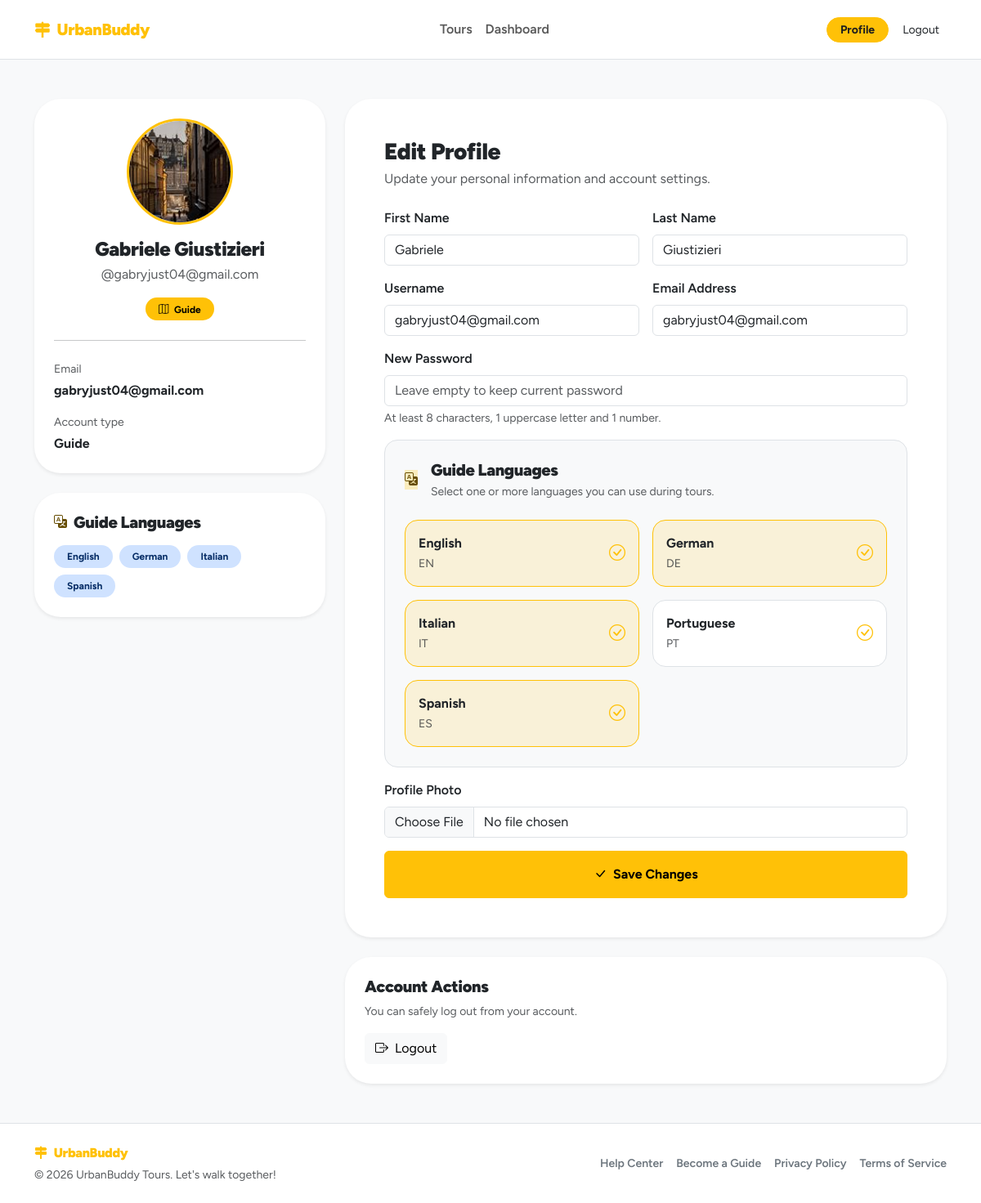
Screenshot of /profile (signed in) with the database file from the repository.
### tables this page shows
CREATE TABLE "users" (
	"id"	TEXT,
	"email"	TEXT NOT NULL UNIQUE,
	"password_hash"	TEXT NOT NULL,
	"first_name"	TEXT NOT NULL,
	"last_name"	TEXT NOT NULL,
	"username"	TEXT NOT NULL,
	"role"	BLOB NOT NULL CHECK("role" IN ('guide', 'participant', 'admin')),
	"created_at"	TEXT DEFAULT CURRENT_TIMESTAMP,
	"updated_at"	TEXT DEFAULT CURRENT_TIMESTAMP,
	"profile_photo"	TEXT,
	PRIMARY KEY("id")
);

CREATE TABLE "languages" (
	"id"	INTEGER,
	"name"	TEXT NOT NULL UNIQUE,
	"created_at"	TEXT DEFAULT CURRENT_TIMESTAMP,
	"label"	TEXT NOT NULL,
	PRIMARY KEY("id" AUTOINCREMENT)
);

### app/auth/routes.py (the view, shortened to what this page needs)
@auth_bp.route("/profile", methods=["GET", "POST"])
@login_required
def profile():
    languages = LanguagesDAO.list_all_languages()
    if request.method == "GET":
        selected_language_ids = []
        if current_user.role == "guide":
            selected_language_ids = current_user.guide_language_ids
        return render_template(
            "profile.html",
            user=current_user,
            languages=languages,
            selected_language_ids=selected_language_ids,
        )

### app/auth/dao.py (called while the page is built)
    @staticmethod
    def _get_guide_language_ids(guide_id: str):
        db = get_db()
        rows = db.execute(
            """
            SELECT language_id
            FROM guide_languages
            WHERE guide_id = ?
            """,
            (guide_id,)
        ).fetchall()
        return [row["language_id"] for row in rows]

    @staticmethod
    def _attach_guide_languages(user: User):
        if user is None:
            return None
        if user.role == "guide":
            user.guide_language_ids = UsersDAO._get_guide_language_ids(user.id)
        return user

    @staticmethod
    def get_user_by_id(user_id: str):
        db = get_db()
        row = db.execute(
            "SELECT * FROM users WHERE id = ?",
            (user_id,)
        ).fetchone()
        user = User.from_row(row)
        return UsersDAO._attach_guide_languages(user)

### app/auth/domain.py (called while the page is built)
    @staticmethod
    def from_row(row):
        if row is None:
            return None
        profile_photo = "default.png"
        if "profile_photo" in row.keys() and row["profile_photo"] is not None:
            profile_photo = row["profile_photo"]
        return User(
            id=row["id"],
            role=row["role"],
            email=row["email"],
            password_hash=row["password_hash"],
            username=row["username"],
            first_name=row["first_name"],
            last_name=row["last_name"],
            profile_photo=profile_photo
        )

### app/auth/routes.py (called while the page is built)
@login_manager.user_loader
def load_user(user_id):
    return UsersDAO.get_user_by_id(user_id)

### app/core/db.py (called while the page is built)
def get_db():
    if 'conn' not in g:
        g.conn = sqlite3.connect(current_app.config["DATABASE"])
        g.conn.row_factory = sqlite3.Row
    return g.conn

### app/tours/dao.py (called while the page is built)
    @staticmethod
    def list_all_languages():
        db = get_db()
        rows = db.execute(
            "SELECT * FROM languages ORDER BY name ASC"
        ).fetchall()
        return [Language.from_row(row) for row in rows]

### app/tours/domain.py (called while the page is built)
    @staticmethod
    def from_row(row):
        if row is None:
            return None
        return Language(
            id=row["id"],
            name=row["name"],
            label=row["label"],
            created_at=row["created_at"]
        )

### app/templates/profile.html (shortened to what this page needs)
{% extends "base.html" %}
{% block content %}
<section class="py-5">
    <div class="container">
        <div class="row g-4">
            <div class="col-lg-4">
                <div class="card border-0 shadow-sm rounded-5">
                    <div class="card-body p-4 text-center">
                        <img
                            src="{{ url_for('static', filename='uploads/pics/' ~ user.profile_photo) }}"
                            alt="{{ user.username }}"
                            class="rounded-circle object-fit-cover border border-warning border-3 mb-3"
                            style="width: 130px; height: 130px;"
                        >
                        <h1 class="h4 fw-black mb-1">
                            {{ user.first_name }} {{ user.last_name }}
                        </h1>
                        <p class="text-body-secondary mb-3">
                            @{{ user.username }}
                        </p>
                        {% if user.role == "guide" %}
                            <span class="badge rounded-pill text-bg-warning px-3 py-2">
                                <i class="bi bi-map me-1"></i>
                                Guide
                            </span>
                        {% else %}
                            <span class="badge rounded-pill bg-body-secondary text-body-secondary px-3 py-2">
                                <i class="bi bi-person me-1"></i>
                                Participant
                            </span>
                        {% endif %}
                        <hr class="my-4">
                        <div class="text-start">
                            <p class="small text-body-secondary mb-1">Email</p>
                            <p class="fw-bold mb-3">{{ user.email }}</p>
                            <p class="small text-body-secondary mb-1">Account type</p>
                            <p class="fw-bold mb-0 text-capitalize">{{ user.role }}</p>
                        </div>
                    </div>
                </div>
                {% if user.role == "guide" %}
                    <div class="card border-0 shadow-sm rounded-5 mt-4">
                        <div class="card-body p-4">
                            <div class="d-flex align-items-center gap-2 mb-3">
                                <i class="bi bi-translate text-warning-emphasis"></i>
                                <h2 class="h5 fw-black mb-0">
                                    Guide Languages
                                </h2>
                            </div>
                            {% if selected_language_ids %}
                                <div class="d-flex flex-wrap gap-2">
                                    {% for language in languages %}
                                        {% if language.id in selected_language_ids %}
                                            <span class="badge rounded-pill bg-primary-subtle text-primary-emphasis px-3 py-2">
                                                {{ language.name }}
                                            </span>
                                        {% endif %}
                                    {% endfor %}
                                </div>
                            {% else %}
                                <p class="text-body-secondary small mb-0">
                                    No guide languages selected.
                                </p>
                            {% endif %}
                        </div>
                    </div>
                {% endif %}
            </div>
            <div class="col-lg-8">
                <div class="card border-0 shadow-sm rounded-5">
                    <div class="card-body p-4 p-lg-5">
                        <div class="d-flex align-items-center justify-content-between gap-3 mb-4">
                            <div>
                                <h2 class="h3 fw-black mb-1">
                                    Edit Profile
                                </h2>
                                <p class="text-body-secondary mb-0">
                                    Update your personal information and account settings.
                                </p>
                            </div>
                        </div>
                        <form method="POST" action="{{ url_for('auth.profile') }}" enctype="multipart/form-data">
                            <div class="row g-3">
                                <div class="col-md-6">
                                    <label for="firstNameInput" class="form-label fw-semibold">First Name</label>
                                    <input
                                        type="text"
                                        class="form-control"
                                        id="firstNameInput"
                                        name="first_name"
                                        value="{{ user.first_name }}"
                                        required
                                    >
                                </div>
                                <div class="col-md-6">
                                    <label for="lastNameInput" class="form-label fw-semibold">Last Name</label>
                                    <input
                                        type="text"
                                        class="form-control"
                                        id="lastNameInput"
                                        name="last_name"
                                        value="{{ user.last_name }}"
                                        required
                                    >
                                </div>
                                <div class="col-md-6">
                                    <label for="usernameInput" class="form-label fw-semibold">Username</label>
                                    <input
                                        type="text"
                                        class="form-control"
                                        id="usernameInput"
                                        name="username"
                                        value="{{ user.username }}"
                                        required
                                    >
                                </div>
                                <div class="col-md-6">
                                    <label for="emailInput" class="form-label fw-semibold">Email Address</label>
                                    <input
                                        type="email"
                                        class="form-control"
                                        id="emailInput"
                                        name="email"
                                        value="{{ user.email }}"
                                        required
                                    >
                                </div>
                                <div class="col-12">
                                    <label for="passwordInput" class="form-label fw-semibold">New Password</label>
                                    <input
                                        type="password"
                                        class="form-control"
                                        id="passwordInput"
                                        name="password"
                                        placeholder="Leave empty to keep current password"
                                    >
                                    <div class="form-text">
                                        At least 8 characters, 1 uppercase letter and 1 number.
                                    </div>
                                </div>
                                {% if user.role == "guide" %}
                                    <div class="col-12">
                                        <div class="card border rounded-4 bg-body-tertiary">
                                            <div class="card-body p-4">
                                                <div class="d-flex align-items-center gap-3 mb-4">
                                                    <span class="icon-circle bg-warning bg-opacity-25 text-warning-emphasis"><i class="bi bi-translate"></i></span>
                                                    <div>
                                                        <label class="form-label h5 fw-black mb-1">
                                                            Guide Languages
                                                        </label>
                                                        <p class="small text-body-secondary mb-0">
                                                            Select one or more languages you can use during tours.
                                                        </p>
                                                    </div>
                                                </div>
                                                {% include "partials/guide_languages.html" %}
                                            </div>
                                        </div>
                                    </div>
                                {% endif %}
                                <div class="col-12">
                                    <label for="profilePhotoInput" class="form-label fw-semibold">Profile Photo</label>
                                    <input
                                        type="file"
                                        class="form-control"
                                        id="profilePhotoInput"
                                        name="profile_photo"
                                        accept="image/png, image/jpeg, image/jpg, image/webp"
                                    >
                                </div>
                                <div class="col-12">
                                    <button type="submit" class="btn btn-warning fw-bold w-100 py-3">
                                        <i class="bi bi-check-lg me-1"></i>
                                        Save Changes
                                    </button>
                                </div>
                            </div>
                        </form>
                    </div>
                </div>
                <div class="card border-0 shadow-sm rounded-5 mt-4">
                    <div class="card-body p-4">
                        <h2 class="h5 fw-black mb-2">
                            Account Actions
                        </h2>
                        <p class="text-body-secondary small mb-3">
                            You can safely log out from your account.
                        </p>
                        <a href="{{ url_for('auth.logout') }}" class="btn btn-light">
                            <i class="bi bi-box-arrow-right me-1"></i>
                            Logout
                        </a>
                    </div>
                </div>
            </div>
        </div>
    </div>
</section>
{% endblock %}

### app/templates/partials/guide_languages.html (shortened to what this page needs)
{% if languages %}
    <div class="row g-3">
        {% for language in languages %}
            <div class="col-md-6">
                <label class="btn pick-card border w-100 h-100 rounded-4 p-3 text-start" for="language-{{ language.id }}">
                    <span class="d-flex align-items-center justify-content-between gap-3">
                        <span>
                            <span class="fw-bold d-block">{{ language.name }}</span>
                            <span class="small text-body-secondary">{{ language.label|default('Tour language') }}</span>
                        </span>
                        <i class="bi bi-check-circle fs-5 ub-text"></i>
                    </span>
                </label>
            </div>
        {% endfor %}
    </div>
{% else %}
    <div class="alert alert-light border rounded-4 mb-0">
        No languages available yet.
    </div>
{% endif %}

### app/static/style.css (style rules this page uses)
:root { --bs-body-font-family: "Figtree", system-ui, -apple-system, "Segoe UI", Roboto, sans-serif; --ub-primary: #ffc107; --ub-primary-rgb: 255, 193, 7; --ub-on-primary: #1f1f1f; --ub-primary-soft-opacity: 0.18; }
.fw-black { font-weight: 900; letter-spacing: -0.02em; }
.ub-text { color: var(--ub-primary) !important; }
.pick-card { background-color: var(--bs-body-bg); }
.btn-check:checked + .pick-card { border-color: var(--ub-primary) !important; background-color: rgba(var(--ub-primary-rgb), 0.14); }

### rows the page displays
users: profile_photo (picture), first_name "Gabriele", last_name "Giustizieri", username "gabryjust04@gmail.com", email "gabryjust04@gmail.com", role "Guide"
languages: name "English", label "EN"
languages: name "German", label "DE"
languages: name "Italian", label "IT"
languages: name "Spanish", label "ES"
languages: name "Portuguese", label "PT"
